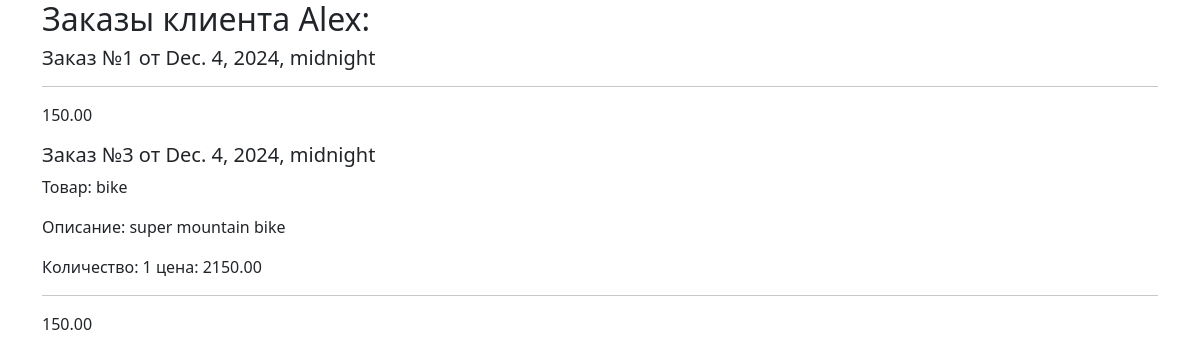
/shop/orders/1, run on an earlier commit of the app's database.
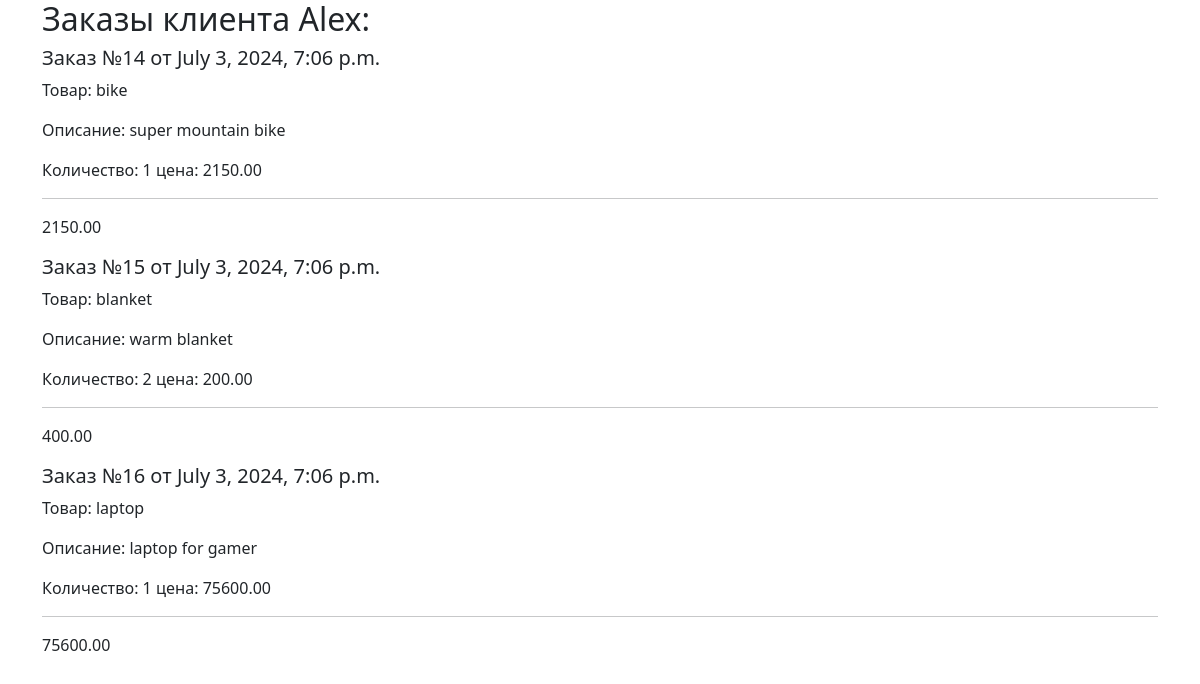
And on a later commit of the database.
### hw_2app/models.py (models this page shows)
class Order(models.Model):
    client = models.ForeignKey(Client, on_delete=models.CASCADE)
    product = models.ManyToManyField(Product)
    total_price = models.DecimalField(max_digits=15, decimal_places=2)
    order_date = models.DateTimeField(auto_now_add=True)

class Product(models.Model):
    name = models.CharField(max_length=100)
    desc = models.TextField()
    price = models.DecimalField(max_digits=7, decimal_places=2)
    quantity = models.IntegerField()
    add_date = models.DateTimeField()

### hw_2app/views.py (the view)
# urls.py: path('orders/<int:client_id>', get_orders, name='orders'),
def get_orders(request, client_id: int):
    client = Client.objects.filter(id=client_id).first()
    orders = Order.objects.filter(client=client)
    orders_dict = {}
    for order in orders:
        products = Order.objects.get(id=order.id).product.all()
        orders_dict[order] = products
    context = {
        'title': 'Orders',
        'orders': orders_dict,
        'client_name': client.name,
    }
    return render(request, 'hw_2app/orders.html', context)

### hw_2app/templates/hw_2app/orders.html (shortened to what this page needs)
{% extends 'base.html' %}
{% block content %}
    <h2>Заказы клиента {{ client_name }}:</h2>
    {% for order, products in orders.items %}
        <h5>Заказ №{{ order.id }} от {{ order.order_date }}</h5>
        {% for product in products %}
            <p>Товар: {{ product.name }}</p>
            <p>Описание: {{ product.desc }}</p>
            <p>Количество: {{ product.quantity }} <span>цена: {{ product.price }}</span></p>
        {% endfor %}
        <hr>
        <p>{{ order.total_price }}
    {% endfor %}
{% endblock%}

### templates/base.html (shortened to what this page needs)
<!DOCTYPE html>
<html lang="en">
<head>
    <link href="https://cdn.jsdelivr.net/npm/bootstrap@5.3.3/dist/css/bootstrap.min.css" rel="stylesheet">
</head>
<body>
    <div class="container">
    {% block content %}{% endblock %}
    </div>
</body>
</html>

What changed in the data, as far as the page shows it:
removed Order: id "1", order_date "Dec. 4, 2024, midnight", total_price "150.00"
removed Order: id "3", order_date "Dec. 4, 2024, midnight", total_price "150.00", Product (name "bike", desc "super mountain bike", quantity "1", price "2150.00")
added Order: id "14", order_date "July 3, 2024, 7:06 p.m.", total_price "2150.00", Product (name "bike", desc "super mountain bike", quantity "1", price "2150.00")
added Order: id "15", order_date "July 3, 2024, 7:06 p.m.", total_price "400.00"
now on this page (row unchanged): Product: name "blanket", desc "warm blanket", quantity "2", price "200.00", shown under "15"
added Order: id "16", order_date "July 3, 2024, 7:06 p.m.", total_price "75600.00"
added Product: name "laptop", desc "laptop for gamer", quantity "1", price "75600.00", shown under "16"
